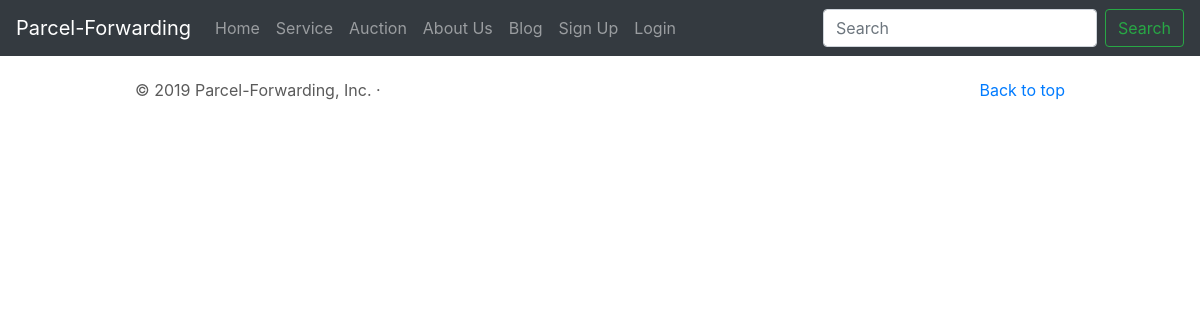
Page /index.php/post on the earlier database version.
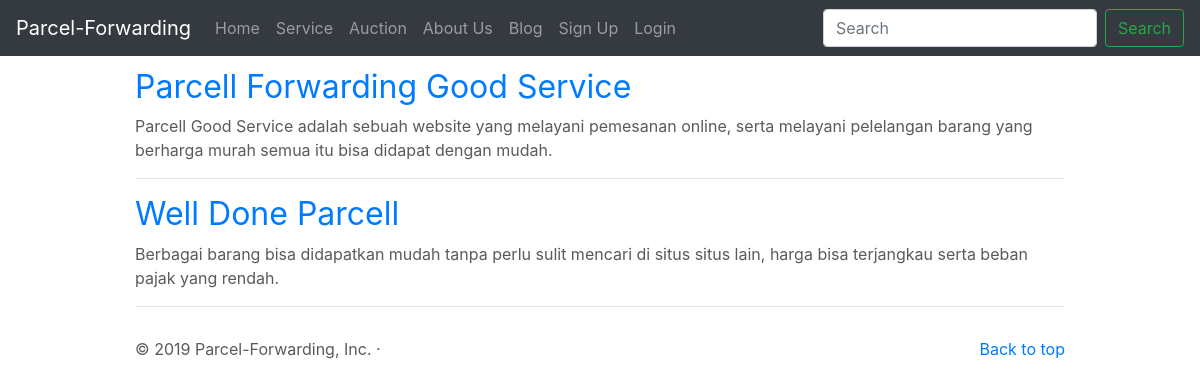
Same page on the later database version.
### tables this page shows
CREATE TABLE IF NOT EXISTS `posts` (
  `id` int(11) NOT NULL AUTO_INCREMENT,
  `title` varchar(128) NOT NULL,
  `image` text NOT NULL,
  `description` text NOT NULL,
  `created_at` int(11) NOT NULL,
  PRIMARY KEY (`id`)
);

### application/controllers/Post.php (called while the page is built, shortened)
<?php
class Post extends CI_Controller
{
	public function __construct()
	{
		$this->load->library('form_validation');
	}
	public function index()
	{
		$data['title'] = "Blog | Parcell-Forwarding";
		$data['posts'] = $this->db->get('posts')->result_array();
		$this->load->view('layouts/header', $data);
		$this->load->view('posts/index', $data);
		$this->load->view('layouts/footer');
	}
}

### index.php (called while the page is built, shortened)
<?php
require_once BASEPATH.'core/CodeIgniter.php';

### application/views/posts/index.php (the view)
<main role="main">
	<div class="container marketing">
		<div class='content'>
			<?php foreach ($posts as $post) : ?>
				<h2><a href='<?= base_url(); ?>' title='<?= $post['title']; ?>'><?= $post['title']; ?></a></h2>
				<p><?= $post['description']; ?></p>
				<hr class="featurette-divider my-3">
			<?php endforeach; ?>
		</div>
	</div>

Differences in the rows shown:
added posts: title "Parcell Forwarding Good Service", description "Parcell Good Service adalah sebuah website yang melayani pemesanan online, serta melayani pelelangan barang yang berharga murah semua itu bisa didapat dengan mudah."
added posts: title "Well Done Parcell", description "Berbagai barang bisa didapatkan mudah tanpa perlu sulit mencari di situs situs lain, harga bisa terjangkau serta beban pajak yang rendah."
